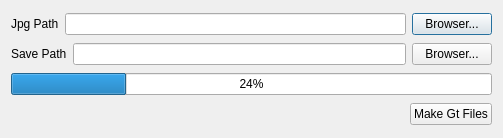
<?xml version="1.0" encoding="UTF-8"?>
<ui version="4.0">
 <class>HopeDBToGDemClass</class>
 <widget class="QDialog" name="HopeDBToGDemClass">
  <property name="geometry">
   <rect>
    <x>0</x>
    <y>0</y>
    <width>503</width>
    <height>138</height>
   </rect>
  </property>
  <property name="windowTitle">
   <string>HopeDBToGDem</string>
  </property>
  <layout class="QVBoxLayout" name="verticalLayout">
   <item>
    <layout class="QHBoxLayout" name="horizontalLayout">
     <item>
      <widget class="QLabel" name="sourcePathlabel">
       <property name="text">
        <string>Jpg Path</string>
       </property>
      </widget>
     </item>
     <item>
      <widget class="QLineEdit" name="textEditInputIEEIDBPath">
       <property name="readOnly">
        <bool>true</bool>
       </property>
      </widget>
     </item>
     <item>
      <widget class="QPushButton" name="pushButtonBrowserInput">
       <property name="text">
        <string>Browser...</string>
       </property>
      </widget>
     </item>
    </layout>
   </item>
   <item>
    <layout class="QHBoxLayout" name="horizontalLayout_2">
     <item>
      <widget class="QLabel" name="destPathlabel">
       <property name="text">
        <string>Save Path</string>
       </property>
      </widget>
     </item>
     <item>
      <widget class="QLineEdit" name="textsaveGTPath">
       <property name="readOnly">
        <bool>true</bool>
       </property>
      </widget>
     </item>
     <item>
      <widget class="QPushButton" name="pushButtonBrowserSave">
       <property name="text">
        <string>Browser...</string>
       </property>
      </widget>
     </item>
    </layout>
   </item>
   <item>
    <widget class="QProgressBar" name="progressBarGtCount">
     <property name="value">
      <number>24</number>
     </property>
    </widget>
   </item>
   <item>
    <layout class="QHBoxLayout" name="horizontalLayout_3">
     <item>
      <spacer name="horizontalSpacer">
       <property name="orientation">
        <enum>Qt::Horizontal</enum>
       </property>
       <property name="sizeHint" stdset="0">
        <size>
         <width>40</width>
         <height>20</height>
        </size>
       </property>
      </spacer>
     </item>
     <item>
      <widget class="QPushButton" name="ConvertBtn">
       <property name="text">
        <string>Make Gt Files</string>
       </property>
      </widget>
     </item>
    </layout>
   </item>
  </layout>
 </widget>
 <layoutdefault spacing="6" margin="11"/>
 <resources/>
 <connections/>
</ui>
